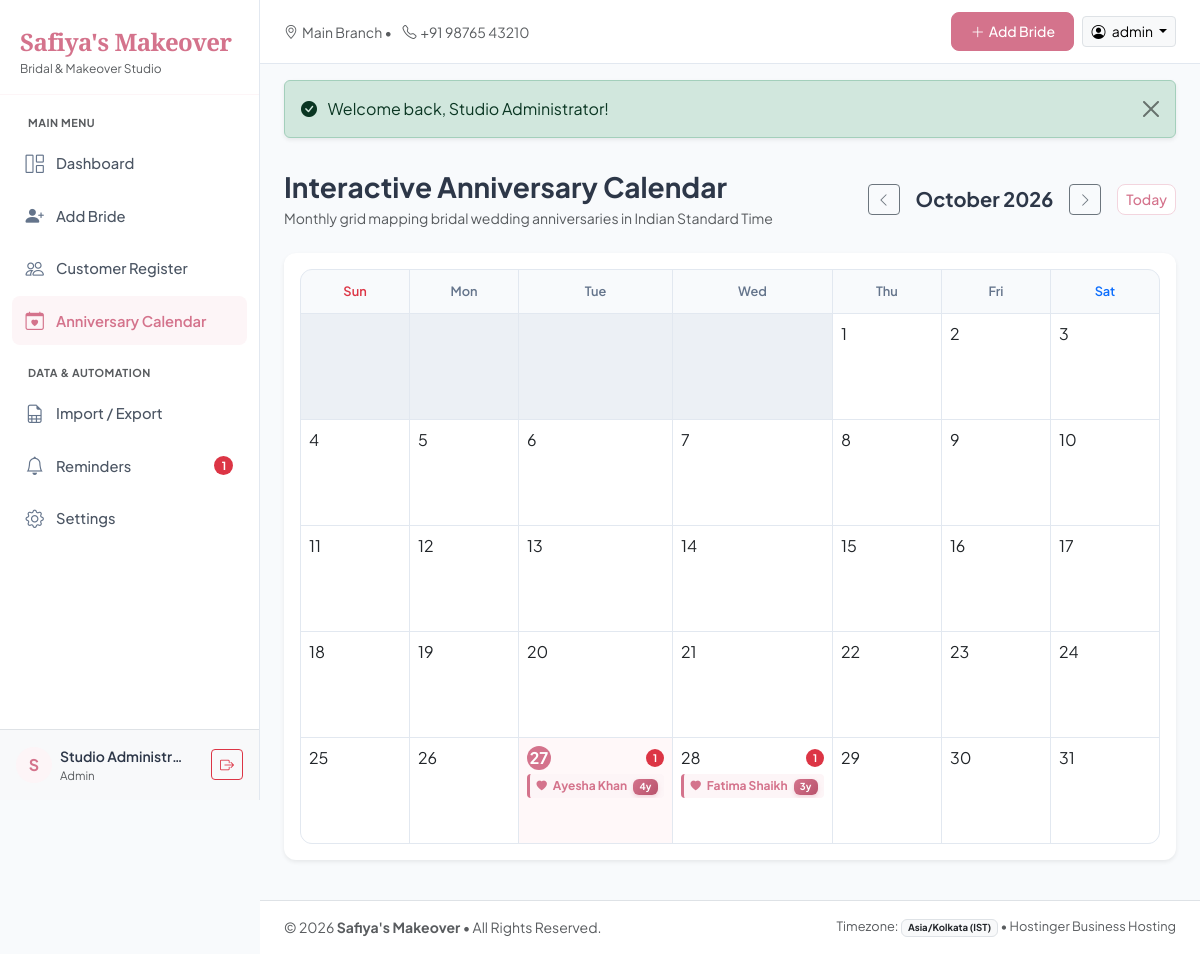
Screenshot of /calendar/index.php (signed in) with the database file from the repository.
### tables this page shows
CREATE TABLE IF NOT EXISTS `settings` (
  `id` INT AUTO_INCREMENT PRIMARY KEY,
  `key_name` VARCHAR(64) NOT NULL UNIQUE,
  `value` TEXT NULL,
  `description` VARCHAR(255) NULL,
  `updated_at` DATETIME NOT NULL DEFAULT CURRENT_TIMESTAMP ON UPDATE CURRENT_TIMESTAMP,
  INDEX `idx_settings_key` (`key_name`)
);

CREATE TABLE IF NOT EXISTS `customers` (
  `id` INT AUTO_INCREMENT PRIMARY KEY,
  `customer_code` VARCHAR(30) NOT NULL UNIQUE,
  `full_name` VARCHAR(150) NOT NULL,
  `mobile_number` VARCHAR(25) NOT NULL,
  `wedding_date` DATE NULL,
  `makeup_date` DATE NULL,
  `service_package` VARCHAR(120) NULL,
  `amount` DECIMAL(10, 2) NULL,
  `advance_amount` DECIMAL(10, 2) NULL DEFAULT 0.00,
  `slip_number` VARCHAR(50) NULL,
  `booking_type` VARCHAR(50) NOT NULL DEFAULT 'Bridal Makeup',
  `salon_branch` VARCHAR(80) NULL DEFAULT 'Main Branch',
  `notes` TEXT NULL,
  `pre_makeup_reminder_enabled` TINYINT(1) NOT NULL DEFAULT 1,
  `whatsapp_consent` TINYINT(1) NOT NULL DEFAULT 1,
  `created_at` DATETIME NOT NULL DEFAULT CURRENT_TIMESTAMP,
  `updated_at` DATETIME NOT NULL DEFAULT CURRENT_TIMESTAMP ON UPDATE CURRENT_TIMESTAMP,
  INDEX `idx_customers_code` (`customer_code`),
  INDEX `idx_customers_name` (`full_name`),
  INDEX `idx_customers_mobile` (`mobile_number`),
  INDEX `idx_customers_wedding_date` (`wedding_date`),
  INDEX `idx_customers_makeup_date` (`makeup_date`),
  INDEX `idx_customers_branch` (`salon_branch`),
  INDEX `idx_customers_consent` (`whatsapp_consent`)
);

### calendar/index.php (the view, shortened to what the rows shown need)
<?php
require_once __DIR__ . '/../includes/functions.php';
$db = get_db();
$today_str = get_kolkata_today();
$today_dt = new DateTime($today_str);
$year = isset($_GET['year']) ? (int)$_GET['year'] : (int)$today_dt->format('Y');
$month = isset($_GET['month']) ? (int)$_GET['month'] : (int)$today_dt->format('n');
$first_day = new DateTime(sprintf('%04d-%02d-01', $year, $month));
$days_in_month = (int)$first_day->format('t');
$stmt = $db->prepare("SELECT id, customer_code, full_name, mobile_number, wedding_date, salon_branch
                      FROM customers
                      WHERE wedding_date IS NOT NULL AND YEAR(wedding_date) < :target_year");
$stmt->execute(['target_year' => $year]);
$all_brides = $stmt->fetchAll();
$events_by_day = [];
for ($d = 1; $d <= $days_in_month; $d++) {
    $events_by_day[$d] = [];
}
foreach ($all_brides as $b) {
    $anni_date_str = get_anniversary_date_for_year($b['wedding_date'], $year);
    $a_year = (int)substr($anni_date_str, 0, 4);
    $a_month = (int)substr($anni_date_str, 5, 2);
    $a_day = (int)substr($anni_date_str, 8, 2);
    if ($a_year === $year && $a_month === $month) {
        $wed_year = (int)date('Y', strtotime($b['wedding_date']));
        $years_milestone = $year - $wed_year;
        if ($years_milestone >= 1) {
            $events_by_day[$a_day][] = [
                'id' => $b['id'],
                'name' => $b['full_name'],
                'years' => $years_milestone,
                'mobile' => $b['mobile_number']
            ];
        }
    }
}
require_once __DIR__ . '/../includes/header.php';
?>
<div class="d-flex flex-column flex-md-row justify-content-between align-items-md-center mb-4 gap-3">
    <div>
        <h2 class="h3 fw-bold mb-1">Interactive Anniversary Calendar</h2>
    </div>
</div>
<div class="card card-salon border-0 shadow-sm p-3 mb-4">
    <div class="cal-grid">
        <?php for ($d = 1; $d <= $days_in_month; $d++): ?>
            <?php
            $cell_date_str = sprintf('%04d-%02d-%02d', $year, $month, $d);
            $is_today = ($cell_date_str === $today_str);
            $day_events = $events_by_day[$d] ?? [];
            ?>
            <div class="cal-day-cell <?= $is_today ? 'cal-today' : '' ?>">
                <div class="d-flex justify-content-between align-items-center mb-1">
                    <span class="cal-day-number"><?= $d ?></span>
                    <?php if (!empty($day_events)): ?>
                        <span class="badge bg-danger rounded-pill" style="font-size: 0.65rem;"><?= count($day_events) ?></span>
                    <?php endif; ?>
                </div>
                <?php foreach ($day_events as $ev): ?>
                    <a href="../customers/view.php?id=<?= $ev['id'] ?>" class="cal-event-pill" title="<?= htmlspecialchars($ev['name']) ?> (<?= $ev['years'] ?> Years)">
                        <i class="bi bi-heart-fill me-1" style="font-size: 0.65rem;"></i>
                        <strong><?= htmlspecialchars($ev['name']) ?></strong>
                        <span class="badge badge-anniversary ms-1" style="font-size: 0.6rem;"><?= $ev['years'] ?>y</span>
                    </a>
                <?php endforeach; ?>
            </div>
        <?php endfor; ?>
    </div>
</div>
<?php require_once __DIR__ . '/../includes/footer.php'; ?>

### includes/header.php (shortened to what the rows shown need)
<?php
require_once __DIR__ . '/functions.php';
$current_dir = dirname($_SERVER['SCRIPT_NAME']);
$depth = substr_count(trim($current_dir, '/\\'), '/');
$root = str_repeat('../', $depth);
if ($root === '') $root = './';
$salon_name = get_setting('salon_name', "Safiya's Makeover");
$salon_tagline = get_setting('salon_tagline', "Bridal & Makeover Studio");
$salon_branch = get_setting('salon_branch', "Main Branch");
$salon_phone = get_setting('salon_phone', "+91 98765 43210");
$current_page = basename($_SERVER['PHP_SELF'], '.php');
$current_path = $_SERVER['PHP_SELF'];
$user_id = $_SESSION['user_id'] ?? null;
$user_name = $_SESSION['user_name'] ?? 'Admin';
$user_full_name = $_SESSION['user_full_name'] ?? 'Studio Administrator';
$user_role = $_SESSION['user_role'] ?? 'staff';
$is_admin = ($user_role === 'admin');
$today_anniversaries = get_todays_anniversaries();
$pending_reminders_count = count($today_anniversaries);
?>
<!DOCTYPE html>
<html lang="en">
<head>
    <link href="https://cdn.jsdelivr.net/npm/bootstrap@5.3.3/dist/css/bootstrap.min.css" rel="stylesheet">
    <link href="https://cdn.jsdelivr.net/npm/bootstrap-icons@1.11.3/font/bootstrap-icons.min.css" rel="stylesheet">
    <link href="<?= $root ?>assets/css/custom.css" rel="stylesheet">
</head>
<body>
    <?php if ($user_id): ?>
    <div id="sidebar-wrapper">
        <div class="sidebar-brand d-flex align-items-center justify-content-between">
            <div>
                <a href="<?= $root ?>index.php" class="text-decoration-none">
                    <span class="brand-logo-text fs-4"><?= htmlspecialchars($salon_name) ?></span>
                    <div class="text-muted small" style="font-size: 0.75rem;"><?= htmlspecialchars($salon_tagline) ?></div>
                </a>
            </div>
        </div>
        <div class="nav-sidebar">
            <div class="text-uppercase text-muted px-3 py-1 mb-1 fw-bold" style="font-size: 0.68rem; letter-spacing: 0.5px;">Main Menu</div>
            <a class="nav-link <?= ($current_page === 'index' && strpos($current_path, '/customers/') === false && strpos($current_path, '/calendar/') === false && strpos($current_path, '/reminders/') === false && strpos($current_path, '/import_export/') === false && strpos($current_path, '/settings/') === false) ? 'active' : '' ?>" href="<?= $root ?>index.php">
                <i class="bi bi-grid-1x2"></i> Dashboard
            </a>
            <a class="nav-link <?= ($current_page === 'add' && strpos($current_path, '/customers/') !== false) ? 'active' : '' ?>" href="<?= $root ?>customers/add.php">
                <i class="bi bi-person-plus-fill text-salon"></i> Add Bride
            </a>
            <a class="nav-link <?= (strpos($current_path, '/customers/') !== false && $current_page !== 'add') ? 'active' : '' ?>" href="<?= $root ?>customers/index.php">
                <i class="bi bi-people"></i> Customer Register
            </a>
            <a class="nav-link <?= (strpos($current_path, '/calendar/') !== false) ? 'active' : '' ?>" href="<?= $root ?>calendar/index.php">
                <i class="bi bi-calendar-heart"></i> Anniversary Calendar
            </a>
            <div class="text-uppercase text-muted px-3 py-1 mt-3 mb-1 fw-bold" style="font-size: 0.68rem; letter-spacing: 0.5px;">Data &amp; Automation</div>
            <a class="nav-link <?= (strpos($current_path, '/import_export/') !== false) ? 'active' : '' ?>" href="<?= $root ?>import_export/index.php">
                <i class="bi bi-file-earmark-spreadsheet"></i> Import / Export
            </a>
            <a class="nav-link <?= (strpos($current_path, '/reminders/') !== false) ? 'active' : '' ?>" href="<?= $root ?>reminders/index.php">
                <i class="bi bi-bell"></i> Reminders
                <?php if ($pending_reminders_count > 0): ?>
                <span class="badge bg-danger rounded-pill ms-auto" style="font-size: 0.7rem;"><?= $pending_reminders_count ?></span>
                <?php endif; ?>
            </a>
            <?php if ($is_admin): ?>
            <a class="nav-link <?= (strpos($current_path, '/settings/') !== false) ? 'active' : '' ?>" href="<?= $root ?>settings/index.php">
                <i class="bi bi-gear"></i> Settings
            </a>
            <?php endif; ?>
        </div>
        <div class="p-3 border-top bg-light mt-auto">
            <div class="d-flex align-items-center">
                <div class="rounded-circle bg-stat-pink d-flex align-items-center justify-content-center me-2" style="width: 36px; height: 36px; font-weight: bold;">
                    <?= strtoupper(substr($user_full_name, 0, 1)) ?>
                </div>
                <div class="overflow-hidden me-auto">
                    <div class="fw-semibold text-truncate small" style="max-width: 130px;"><?= htmlspecialchars($user_full_name) ?></div>
                    <div class="text-muted text-capitalize" style="font-size: 0.72rem;"><?= htmlspecialchars($user_role) ?></div>
                </div>
                <a href="<?= $root ?>auth/logout.php" class="btn btn-sm btn-outline-danger" title="Sign Out" data-bs-toggle="tooltip">
                    <i class="bi bi-box-arrow-right"></i>
                </a>
            </div>
        </div>
    </div>
    <?php endif; ?>
    <div id="page-content-wrapper" <?= !$user_id ? 'style="margin-left:0; width:100%;"' : '' ?>>
        <?php if ($user_id): ?>
        <nav class="navbar navbar-topbar d-flex justify-content-between align-items-center sticky-top">
            <div class="d-flex align-items-center">
                <div class="d-none d-md-block">
                    <span class="text-muted small">
                        <i class="bi bi-geo-alt me-1"></i><?= htmlspecialchars($salon_branch) ?> &bull;
                        <i class="bi bi-telephone ms-2 me-1"></i><?= htmlspecialchars($salon_phone) ?>
                    </span>
                </div>
            </div>
            <div class="d-flex align-items-center gap-2">
                <a href="<?= $root ?>customers/add.php" class="btn btn-salon-primary btn-sm d-none d-sm-inline-flex align-items-center gap-1">
                    <i class="bi bi-plus-lg"></i> Add Bride
                </a>
                <div class="dropdown">
                    <button class="btn btn-sm btn-light border dropdown-toggle" type="button" data-bs-toggle="dropdown">
                        <i class="bi bi-person-circle me-1"></i> <?= htmlspecialchars($user_name) ?>
                    </button>
                </div>
            </div>
        </nav>
        <?php endif; ?>
        <main class="flex-grow-1 px-4 py-3">

### includes/footer.php (shortened to what the rows shown need)
        </main>
        <footer class="border-top py-3 px-4 bg-white text-muted small mt-auto">
            <div class="d-flex flex-column flex-md-row justify-content-between align-items-center">
                <div>
                    &copy; <?= date('Y') ?> <strong><?= htmlspecialchars($salon_name) ?></strong> &bull; All Rights Reserved.
                </div>
            </div>
        </footer>
    </div>
</body>
</html>

### rows the page displays
settings: value "Safiya's Makeover"
settings: value "Bridal & Makeover Studio"
settings: value "Main Branch"
settings: value "+91 98765 43210"
customers: full_name "Fatima Shaikh", years "3"

### other values shown
$pending_reminders_count "1"
substr($user_full_name, 0, 1) "S"
$user_full_name "Studio Administr…"
$user_role "Admin"
$user_name "admin"
$fl['message'] "Welcome back, Studio Administrator!"
$month_name "October"
$year "2026"
count($day_events) "1"
$ev['name'] "Ayesha Khan"
$ev['years'] "4"
